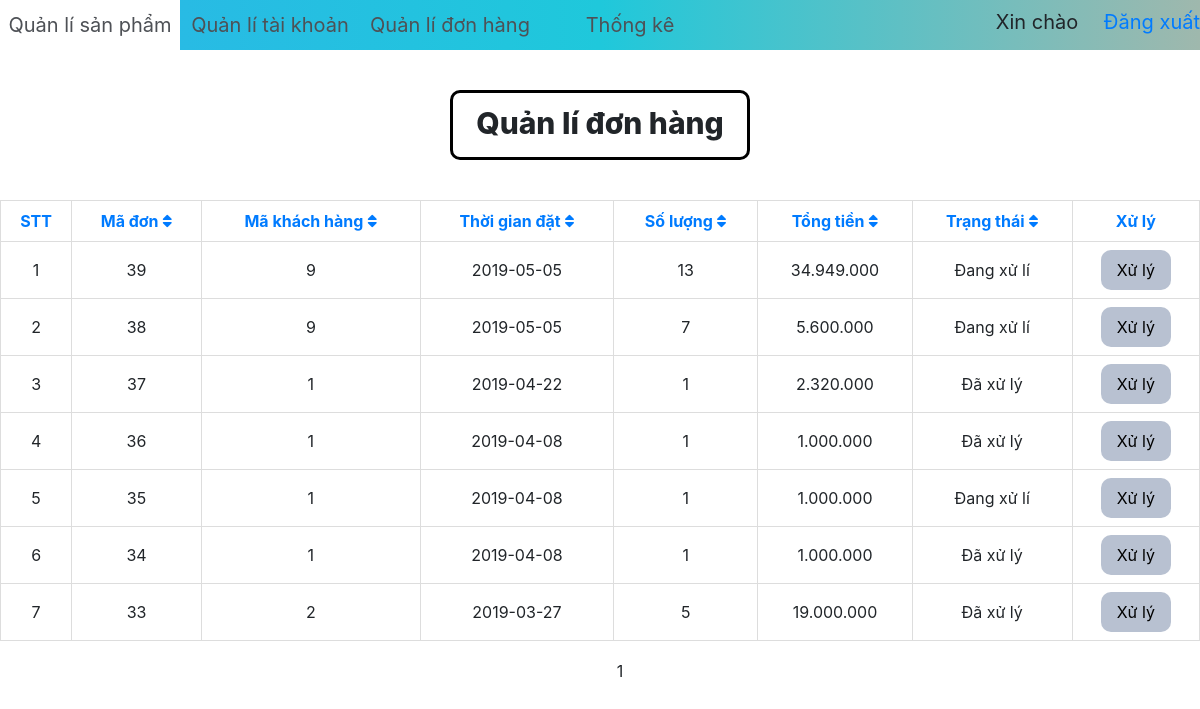
Page /wep/admin/quanlydonhang.php?muc_sapxep=MA_DON&loai=DESC on the committed database.
### tables this page shows
CREATE TABLE `donhang` (
  `MA_DON` int(11) NOT NULL,
  `MA_KHACH_HANG` int(13) NOT NULL,
  `THOI_GIAN` date NOT NULL,
  `TRANG_THAI` varchar(25) NOT NULL,
  `DIA_CHI` varchar(400) NOT NULL
);

### wep/admin/quanlydonhang.php (the view, shortened to what this page needs)
<?php
$ho_ten = (isset($_SESSION['tendangnhap']) == 'true') ? $_SESSION['tendangnhap'] : "";
?>
<!DOCTYPE html>
<html>
<head>
    <link rel="stylesheet" href="https://maxcdn.bootstrapcdn.com/bootstrap/4.0.0/css/bootstrap.min.css">
    <link rel="stylesheet" type="text/css" href="main_style.css">
    <link rel="stylesheet" href="https://use.fontawesome.com/releases/v5.8.1/css/solid.css">
    <link rel="stylesheet" href="https://use.fontawesome.com/releases/v5.8.1/css/fontawesome.css">
</head>
<?php
     $page = (isset($_GET['pg']) == true) ? $_GET['pg'] : 0;
     $conn = create_connect();
     $sapxep_muc = isset( $_GET['muc_sapxep'] ) ? $_GET['muc_sapxep'] : 'MA_DON' ;
     $loai = isset( $_GET['loai'] ) ? $_GET['loai'] : 'ASC';
     $link_loai = "";
     if($loai == "ASC") {
        $link_loai = "DESC";
     }
     else{
        $link_loai  = "ASC";
     }
     $sql = "SELECT dh.MA_DON,dh.MA_KHACH_HANG,dh.THOI_GIAN,dh.TRANG_THAI,SUM(SO_LUONG) TONG_SO_LUONG,SUM(TONG_TIEN) TONG_TIEN FROM donhang dh,chitietdonhang ct WHERE dh.MA_DON=ct.MA_DON GROUP BY dh.MA_DON ORDER BY ".$sapxep_muc." ".$loai." LIMIT ".$page.",15";
     $sql_soluong = "SELECT COUNT(MA_DON) as SO_LUONG FROM donhang";
     $result_soluong = $conn->query($sql_soluong);
     $row_soluong = $result_soluong->fetch_assoc();
     $so_luong_int = $row_soluong['SO_LUONG'];
     $result = $conn->query($sql);
     ?>
<body>
    <div class="menu_qldh">
        <a href="index.php">Quản lí sản phẩm</a>
        <a href="quanlytaikhoan.php">Quản lí tài khoản</a>
        <a href="quanlydonhang.php">Quản lí đơn hàng</a>
        <a href="thongke.php">Thống kê</a>
        <div style="text-align: right;">Xin chào <?php echo $ho_ten; ?> <a style="text-decoration: none; line-height: 45px;" href="dangxuat.php">&emsp;Đăng xuất</a></div>
    </div>
    <div class="tieude">Quản lí đơn hàng</div>
    <table>
        <tr>
            <th><a href=#>STT</a></th>
            <th><a href=<?php echo '"quanlydonhang.php?muc_sapxep=MA_DON&loai='.$link_loai.'"'; ?>>Mã đơn <i class="fas fa-sort"></i></a></th>
            <th><a href=<?php echo '"quanlydonhang.php?muc_sapxep=MA_KHACH_HANG&loai='.$link_loai.'"'; ?>>Mã khách hàng <i class="fas fa-sort"></i></a></th>
            <th><a href=<?php echo '"quanlydonhang.php?muc_sapxep=THOI_GIAN&loai='.$link_loai.'"'; ?>>Thời gian đặt <i class="fas fa-sort"></i></a></th>
            <th><a href=<?php echo '"quanlydonhang.php?muc_sapxep=TONG_SO_LUONG&loai='.$link_loai.'"'; ?>>Số lượng <i class="fas fa-sort"></i></a></th>
            <th><a href=<?php echo '"quanlydonhang.php?muc_sapxep=TONG_TIEN&loai='.$link_loai.'"'; ?>>Tổng tiền <i class="fas fa-sort"></i></a></th>
            <th><a href=<?php echo '"quanlydonhang.php?muc_sapxep=TRANG_THAI&loai='.$link_loai.'"'; ?>>Trạng thái <i class="fas fa-sort"></i></a></th>
            <th><a href=#>Xử lý</a></th>
        </tr>
        <?php
            $i = 0;
            while ($row = $result->fetch_assoc()) {
                echo '<tr>
                        <td>'.++$i.'</td>
                        <td>'.$row["MA_DON"].'</td>
                        <td>'.$row["MA_KHACH_HANG"].'</td>
                        <td>'.$row["THOI_GIAN"].'</td>
                        <td>'.$row["TONG_SO_LUONG"].'</td>
                        <td>'.str_replace(",",".",number_format($row['TONG_TIEN'])).'</td>
                        <td>'.$row["TRANG_THAI"].'
                        <td><button class="btn-xuly" onclick="xacnhan(\'xuly_donhang.php?madonhang='.$row['MA_DON'].'\')">Xử lý</button></td>
                    </tr>';
            }
        ?>
    </table>
    <?php
    $sotrang = ceil($so_luong_int/15);
                       echo '</div>
                            <div class="row">
                            <div class="col">
                                <div class="page_nav_1">
                                    <ul class="d-flex flex-row align-items-start justify-content-center">';
                                        for($i = 0; $i < $sotrang ; $i++){
                                            $vitri = ($i * 15);
                                            if($page == $vitri){
                                                echo '<a class="active">'.($i+1).'</a>';
                                            }
                                            else{
                                                echo '<a id="so-trang" href="index.php?pg='.$vitri.'">'.($i+1). '</a></li>';
                                            }
                                        }
                                    echo '</ul>
                                </div>
                            </div>
                        </div>
                         </div>
                    </div>';
                    ?>
</body>
</html>

### wep/admin/main_style.css (style rules this page uses)
td { border: 1px solid #ddd; padding: 8px; text-align: center; }
th { border: 1px solid #ddd; padding: 8px; text-align: center; }
table { width: 100%; }
.tieude { width: 280px; margin: 40px auto; font-weight: 800; font-size: 30px; }
ul { list-style: none; }

### wep/admin/quanlydonhang.php (style rules this page uses)
div.menu_qldh { font-size: 20px; width: 100%; height: 50px; top: 0; background: linear-gradient(to left, #9fb8ad, #1fc8db, #2cb5e8); }
div.menu_qldh>a { float: left; list-style: none; width: 180px; text-align: center; height: 50px; line-height: 50px; background: none; border: 0; text-decoration: none; color: #4e5156; }
.btn-xuly { border-radius: 10px; width: 70px; height: 40px; background: #b8c1d1; border: 0; }
div.tieude { border: 3px solid black; border-radius: 10px; width: 300px; height: 70px; line-height: 60px; text-align: center; font-size: 30px; }
a#so-trang, a.active { margin: 10px 0; width: 40px; height: 40px; text-align: center; align-items: center; line-height: 40px; }

### rows in the picture
donhang: MA_DON "39", MA_KHACH_HANG "9", THOI_GIAN "2019-05-05", TONG_SO_LUONG "13", TONG_TIEN "34.949.000", TRANG_THAI "Đang xử lí"
donhang: MA_DON "38", MA_KHACH_HANG "9", THOI_GIAN "2019-05-05", TONG_SO_LUONG "7", TONG_TIEN "5.600.000", TRANG_THAI "Đang xử lí"
donhang: MA_DON "37", MA_KHACH_HANG "1", THOI_GIAN "2019-04-22", TONG_SO_LUONG "1", TONG_TIEN "2.320.000", TRANG_THAI "Đã xử lý"
donhang: MA_DON "36", MA_KHACH_HANG "1", THOI_GIAN "2019-04-08", TONG_SO_LUONG "1", TONG_TIEN "1.000.000", TRANG_THAI "Đã xử lý"
donhang: MA_DON "35", MA_KHACH_HANG "1", THOI_GIAN "2019-04-08", TONG_SO_LUONG "1", TONG_TIEN "1.000.000", TRANG_THAI "Đang xử lí"
donhang: MA_DON "34", MA_KHACH_HANG "1", THOI_GIAN "2019-04-08", TONG_SO_LUONG "1", TONG_TIEN "1.000.000", TRANG_THAI "Đã xử lý"
donhang: MA_DON "33", MA_KHACH_HANG "2", THOI_GIAN "2019-03-27", TONG_SO_LUONG "5", TONG_TIEN "19.000.000", TRANG_THAI "Đã xử lý"
